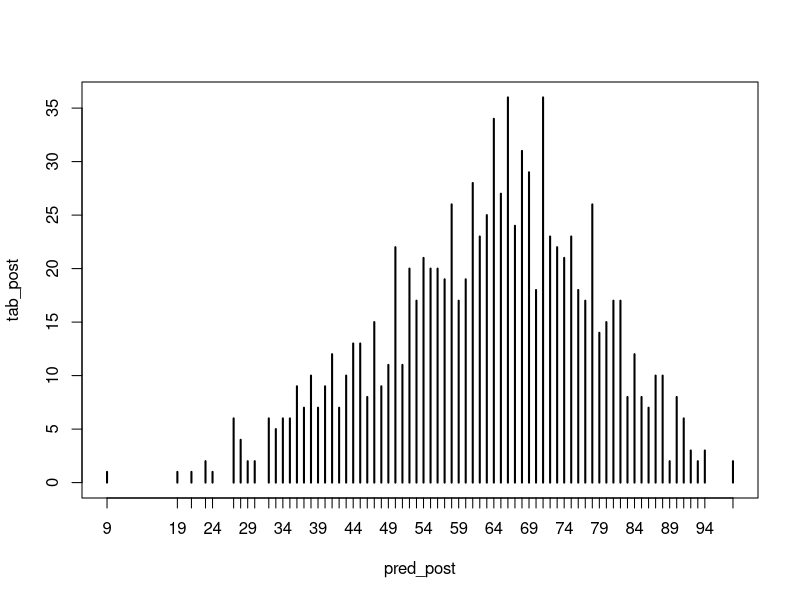

The R source for this figure:
compute_posterier <- function(sample, poss = c(0, 0.25, 0.5, 0.75, 1)) {
  W <- sum(sample == "W")
  L <- sum(sample == "L")
  print(W)
  print(L)
  ways <- sapply(poss, function(q) (q * 4)^W * ((1 - q) * 4) ^ L)
  post <- ways / sum(ways)
  data.frame(poss, ways, post = round(post, 3))
}

sim_globe <- function(p = 0.7, n = 12) {
  sample(c("W", "L"), size = n, prob = c(p, 1 - p), replace = TRUE)
}


post_samples <- rbeta(1e3, 6 + 1, 3 + 1)
pred_post <- sapply(post_samples, function(p) sum(sim_globe(p, 100) == "W"))
tab_post <- table(pred_post)
plot(tab_post)
# for (i in 0:100) lines(c(i, i), c(0, tab_post[i + 1]), lwd = 4, col = 4)